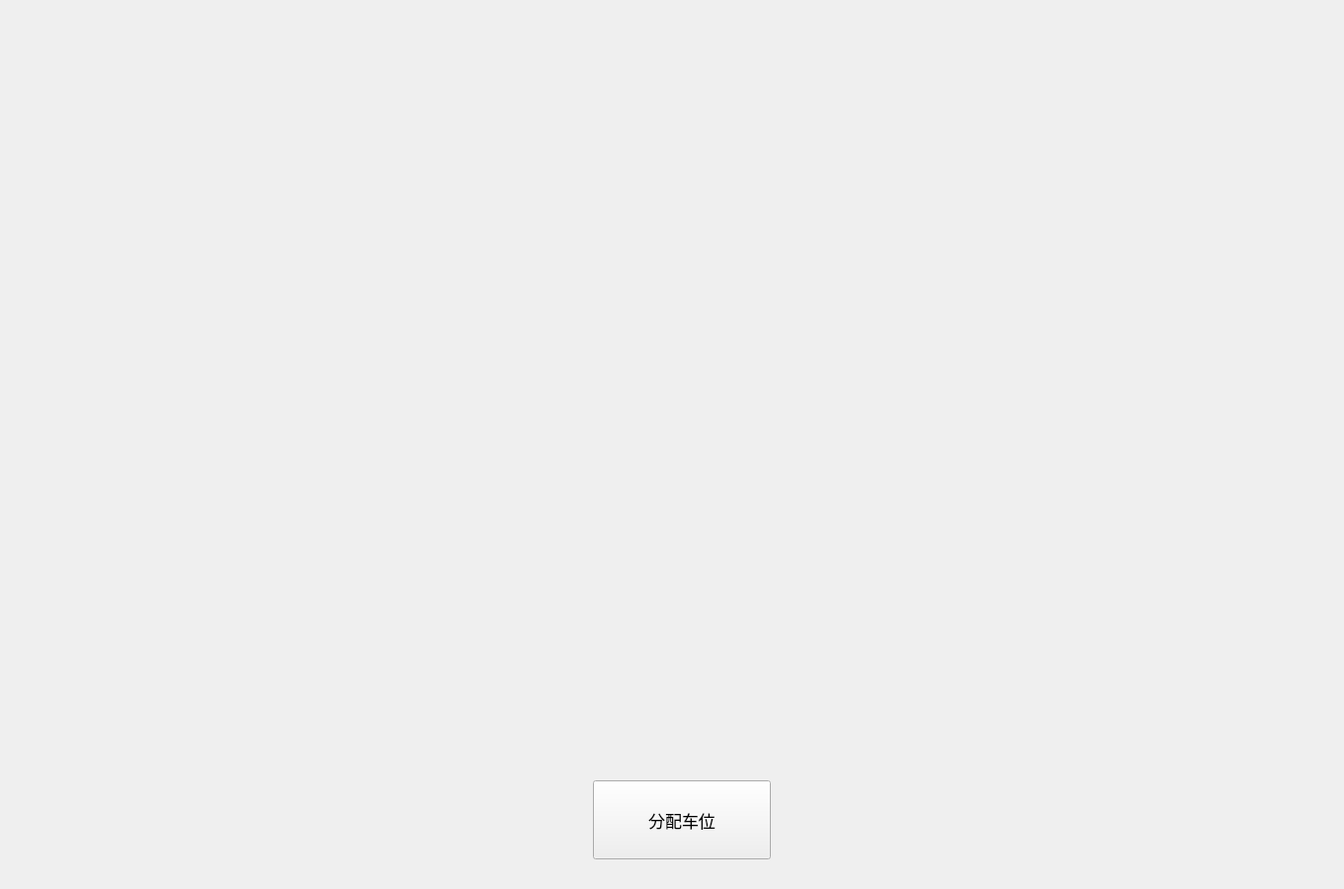
<?xml version="1.0" encoding="UTF-8"?>
<ui version="4.0">
 <class>ParkingRental</class>
 <widget class="QWidget" name="ParkingRental">
  <property name="geometry">
   <rect>
    <x>0</x>
    <y>0</y>
    <width>1360</width>
    <height>900</height>
   </rect>
  </property>
  <property name="sizePolicy">
   <sizepolicy hsizetype="Fixed" vsizetype="Fixed">
    <horstretch>0</horstretch>
    <verstretch>0</verstretch>
   </sizepolicy>
  </property>
  <property name="minimumSize">
   <size>
    <width>1360</width>
    <height>900</height>
   </size>
  </property>
  <property name="maximumSize">
   <size>
    <width>1360</width>
    <height>900</height>
   </size>
  </property>
  <property name="windowTitle">
   <string>Form</string>
  </property>
  <widget class="QPushButton" name="pushButton_rental">
   <property name="geometry">
    <rect>
     <x>600</x>
     <y>790</y>
     <width>180</width>
     <height>80</height>
    </rect>
   </property>
   <property name="minimumSize">
    <size>
     <width>180</width>
     <height>80</height>
    </size>
   </property>
   <property name="maximumSize">
    <size>
     <width>180</width>
     <height>80</height>
    </size>
   </property>
   <property name="font">
    <font>
     <pointsize>13</pointsize>
    </font>
   </property>
   <property name="text">
    <string>分配车位</string>
   </property>
  </widget>
 </widget>
 <resources/>
 <connections/>
</ui>
